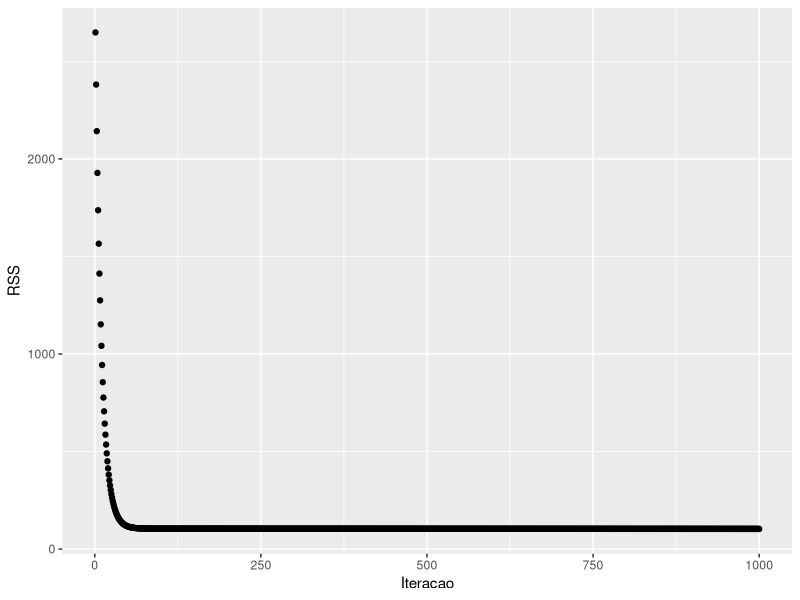

Reproduce this figure in R.
require(ggplot2)

dataframe = read.csv(file = "q3_rss.csv", sep = ";")
ggplot(dataframe, aes(x=Iteracao, y=RSS)) + geom_point()
